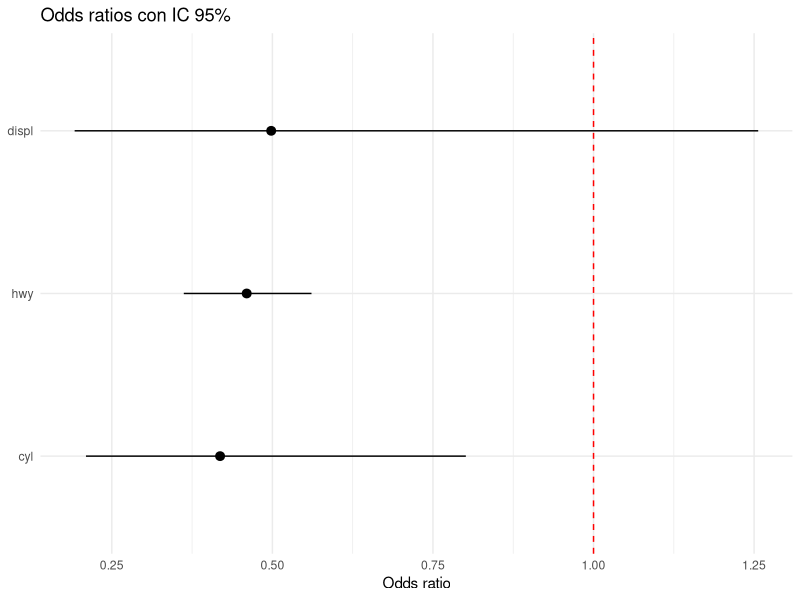

Source code (R):
# =============================================================================
# Sesión 10 — Día 5 · tarde — Validación de modelos y cierre del curso
# Curso de nivelación en R — CIMAT Aguascalientes
# =============================================================================
#
# Objetivo de la sesión (2h):
#   Validar modelos con train/test y validación cruzada, usar broom para
#   reportar resultados, y cerrar con el mini-proyecto integrador.

library(tidyverse)
library(broom)

datos <- as_tibble(mpg) %>%
  mutate(traccion_4wd = if_else(drv == "4", 1, 0))

# -----------------------------------------------------------------------------
# 1. Validación: train/test y validación cruzada básica
# -----------------------------------------------------------------------------

set.seed(2026)
n <- nrow(datos)
idx_train <- sample(seq_len(n), size = floor(0.8 * n))

train <- datos[idx_train, ]
test <- datos[-idx_train, ]

modelo_train <- glm(traccion_4wd ~ displ + cyl + hwy, data = train, family = binomial)
pred_test <- predict(modelo_train, newdata = test, type = "response")
clase_test <- if_else(pred_test > 0.5, 1, 0)

exactitud <- mean(clase_test == test$traccion_4wd)
exactitud

# Matriz de confusión sobre el conjunto de prueba
table(observado = test$traccion_4wd, predicho = clase_test)

# Validación cruzada k-fold (manual, para entender el mecanismo)
set.seed(2026)
k <- 5
folds <- sample(rep(1:k, length.out = n))

exactitudes <- map_dbl(1:k, function(i) {
  train_k <- datos[folds != i, ]
  test_k <- datos[folds == i, ]
  m <- glm(traccion_4wd ~ displ + cyl + hwy, data = train_k, family = binomial)
  p <- predict(m, newdata = test_k, type = "response")
  mean(if_else(p > 0.5, 1, 0) == test_k$traccion_4wd)
})
exactitudes
mean(exactitudes)

# -----------------------------------------------------------------------------
# 2. broom para reportar resultados de forma ordenada
# -----------------------------------------------------------------------------

modelo_final <- glm(traccion_4wd ~ displ + cyl + hwy, data = datos, family = binomial)

tidy(modelo_final, conf.int = TRUE, exponentiate = TRUE) %>%
  filter(term != "(Intercept)") %>%
  ggplot(aes(x = fct_reorder(term, estimate), y = estimate)) +
  geom_pointrange(aes(ymin = conf.low, ymax = conf.high)) +
  geom_hline(yintercept = 1, linetype = "dashed", color = "red") +
  coord_flip() +
  labs(title = "Odds ratios con IC 95%", x = NULL, y = "Odds ratio") +
  theme_minimal()

# =============================================================================
# EJEMPLO ELABORADO: comparar dos modelos con validación cruzada
# =============================================================================
# La validación cruzada no es solo para reportar un número -- sirve para
# DECIDIR entre modelos candidatos de forma más confiable que comparar su
# ajuste sobre los mismos datos con los que se entrenaron.

comparar_modelo_cv <- function(formula, datos, folds, k) {
  exactitudes <- map_dbl(1:k, function(i) {
    train_k <- datos[folds != i, ]
    test_k <- datos[folds == i, ]
    m <- glm(formula, data = train_k, family = binomial)
    p <- predict(m, newdata = test_k, type = "response")
    mean(if_else(p > 0.5, 1, 0) == test_k$traccion_4wd)
  })
  mean(exactitudes)
}

# Reutilizamos los mismos folds del ejemplo anterior para que la comparación
# sea justa (los dos modelos se evalúan sobre exactamente los mismos splits)
cv_simple <- comparar_modelo_cv(traccion_4wd ~ displ, datos, folds, k)
cv_completo <- comparar_modelo_cv(traccion_4wd ~ displ + cyl + hwy + cty, datos, folds, k)

tibble(
  modelo = c("simple (displ)", "completo (displ+cyl+hwy+cty)"),
  exactitud_cv = c(cv_simple, cv_completo)
)

# =============================================================================
# MINI-PROYECTO INTEGRADOR (entrega del curso)
# =============================================================================
#
# Elige un dataset (puede ser uno de los incluidos en R: diamonds, txhousing,
# starwars, o uno propio de tu área) y entrega un documento Quarto (.qmd)
# renderizado a HTML que incluya:
#
#   1. Descripción breve del dataset y la pregunta que quieres responder.
#   2. Limpieza/transformación de datos con dplyr/tidyr.
#   3. Al menos 2 visualizaciones con ggplot2 que exploren la pregunta.
#   4. Un modelo (lm o glm) que aborde la pregunta, con:
#        - tabla de coeficientes (tidy())
#        - una gráfica de diagnóstico o de efectos
#        - 3-5 líneas interpretando los resultados en el contexto del problema
#   5. Una sección de "limitaciones" (qué no captura el modelo).
#
# Extensión sugerida: 3-5 páginas renderizadas. Se evalúa reproducibilidad
# (el .qmd debe correr de principio a fin sin errores) y claridad de la
# interpretación, no la complejidad del modelo.

# =============================================================================
# EJERCICIOS
# =============================================================================

# 1. Calcula la matriz de confusión y la exactitud del modelo del ejercicio 1
#    de la sesión 9 (am ~ hp + wt en mtcars), usando todos los datos como
#    entrenamiento.

# 2. (Reto) Implementa validación cruzada de 5 folds para ese mismo modelo
#    logístico sobre mtcars y reporta la exactitud promedio.

# 3. Usa comparar_modelo_cv() del ejemplo elaborado para evaluar un tercer
#    modelo, traccion_4wd ~ displ + class, y decide cuál de los tres
#    modelos (simple, completo, con class) tiene mejor exactitud promedio.

# 4. (Reto) Modifica comparar_modelo_cv() para que además regrese la
#    desviación estándar de las exactitudes entre folds (no solo el
#    promedio) -- un modelo con exactitud promedio similar pero menor
#    variación entre folds es, en general, preferible.
